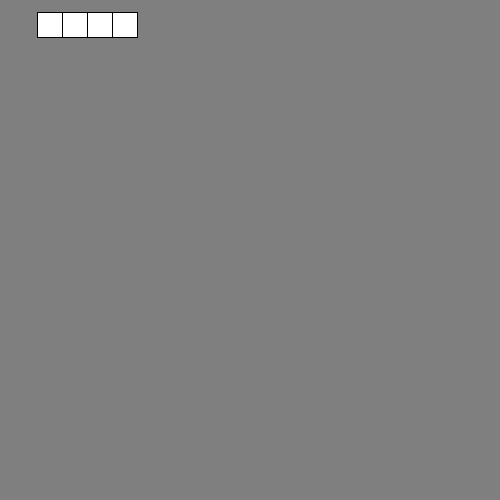
Frame 1 (no input)
Frame 60 (the mouse pressed at the canvas centre just before this capture): identical to frame 1, image omitted
Frame 120 (the mouse held since frame 60 and released just before this capture): identical to frame 1, image omitted

The Processing sketch that drew this single still picture (run headless with seeded random() and noise(); from frame 60 on, the mouse is pressed at the canvas centre):

// Processing sketch: Modulo_Frise
// ── Modulo_Frise.pde
float largeur;
float hauteur;
float x;
float y;

void setup() {
  size(500, 500);
  largeur = 25;
  hauteur = 25;
  x = largeur/2;
  y = hauteur/2;
}

void draw() {
  background(127);
  for (int i=1; i<5; i++) {
    float newX = x + i * largeur;
    rect(newX, y, largeur, hauteur);
  }
}
